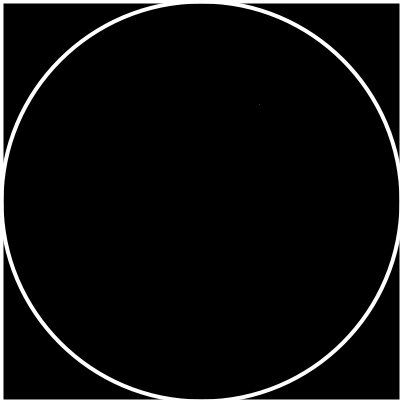
Frame 1 (no input)
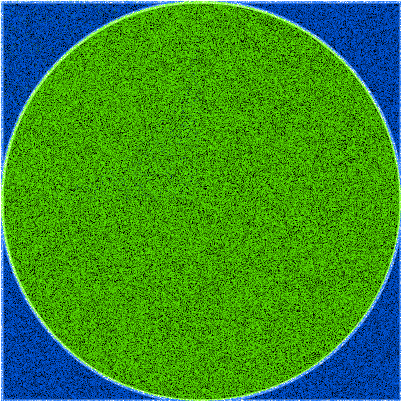
Frame 60 (the mouse pressed at the canvas centre just before this capture)
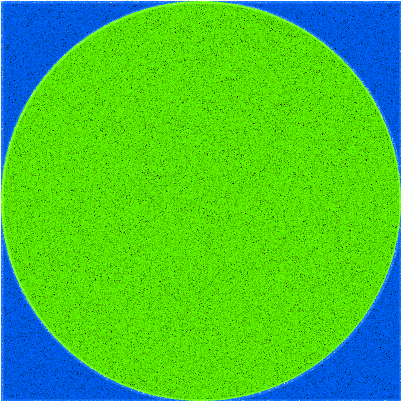
Frame 120 (the mouse held since frame 60 and released just before this capture)

The Processing sketch that drew these frames (run headless with seeded random() and noise(); from frame 60 on, the mouse is pressed at the canvas centre):

// Processing sketch: Approximation_the_value_of_PI
// ── Approximation_the_value_of_PI.pde
float r = 200;

int total = 0;
int circle = 0;

double recordPI = 0;

void setup() {
  size(402, 402);
  background(0);
  translate(width/2, height/2);
  stroke(255);
  strokeWeight(4);
  noFill();
  ellipse(0, 0, r*2, r*2);
  rectMode(CENTER);
  rect(0, 0, r*2, r*2);
}

void draw() {
  translate(width/2, height/2);

  for (int i = 0; i < 10000; i++) {
    float x = random(-r, r);
    float y = random(-r, r);
    total++;

    double d = (double)x * (double)x + (double)y * (double)y;
    if (d < (double) r * (double) r) {
      circle++;

      stroke(100, 255, 0, 100);
    } else {
      stroke(0, 100, 255, 100);
    }
    strokeWeight(1);
    point(x, y);

    double pi = (double)4 * ((double)circle / (double)total);
    double recordDiff = Math.abs(Math.PI - recordPI);
    double diff = Math.abs(Math.PI - pi);
    if (diff < recordDiff) {

      recordDiff = diff;
      recordPI = pi;
      println(recordPI);
      translate(-width/2,-height/2);
      textSize(32);
      text("PI = "+recordPI,0,0);
    }
  }
}
